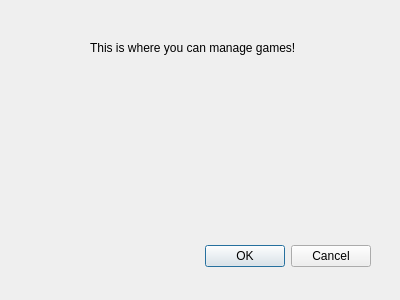
<?xml version="1.0" encoding="UTF-8"?>
<ui version="4.0">
 <class>ManageGameMenu</class>
 <widget class="QDialog" name="ManageGameMenu">
  <property name="geometry">
   <rect>
    <x>0</x>
    <y>0</y>
    <width>400</width>
    <height>300</height>
   </rect>
  </property>
  <property name="windowTitle">
   <string>Dialog</string>
  </property>
  <widget class="QDialogButtonBox" name="buttonBox">
   <property name="geometry">
    <rect>
     <x>30</x>
     <y>240</y>
     <width>341</width>
     <height>32</height>
    </rect>
   </property>
   <property name="orientation">
    <enum>Qt::Horizontal</enum>
   </property>
   <property name="standardButtons">
    <set>QDialogButtonBox::Cancel|QDialogButtonBox::Ok</set>
   </property>
  </widget>
  <widget class="QLabel" name="label">
   <property name="geometry">
    <rect>
     <x>90</x>
     <y>40</y>
     <width>231</width>
     <height>16</height>
    </rect>
   </property>
   <property name="text">
    <string>This is where you can manage games!</string>
   </property>
  </widget>
 </widget>
 <resources/>
 <connections>
  <connection>
   <sender>buttonBox</sender>
   <signal>accepted()</signal>
   <receiver>ManageGameMenu</receiver>
   <slot>accept()</slot>
   <hints>
    <hint type="sourcelabel">
     <x>248</x>
     <y>254</y>
    </hint>
    <hint type="destinationlabel">
     <x>157</x>
     <y>274</y>
    </hint>
   </hints>
  </connection>
  <connection>
   <sender>buttonBox</sender>
   <signal>rejected()</signal>
   <receiver>ManageGameMenu</receiver>
   <slot>reject()</slot>
   <hints>
    <hint type="sourcelabel">
     <x>316</x>
     <y>260</y>
    </hint>
    <hint type="destinationlabel">
     <x>286</x>
     <y>274</y>
    </hint>
   </hints>
  </connection>
 </connections>
</ui>
